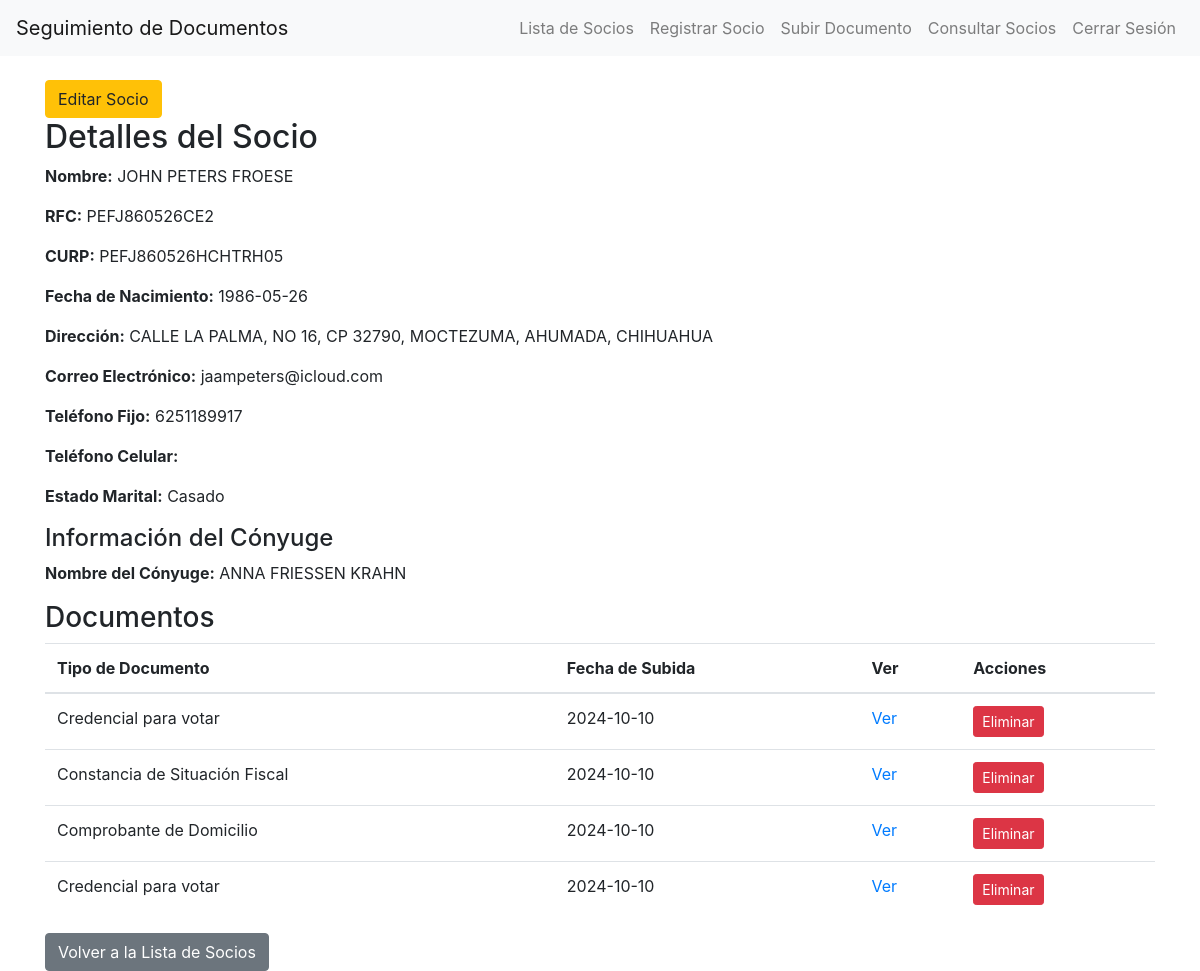
The page /socio/1 (signed in) on the database as committed earlier.
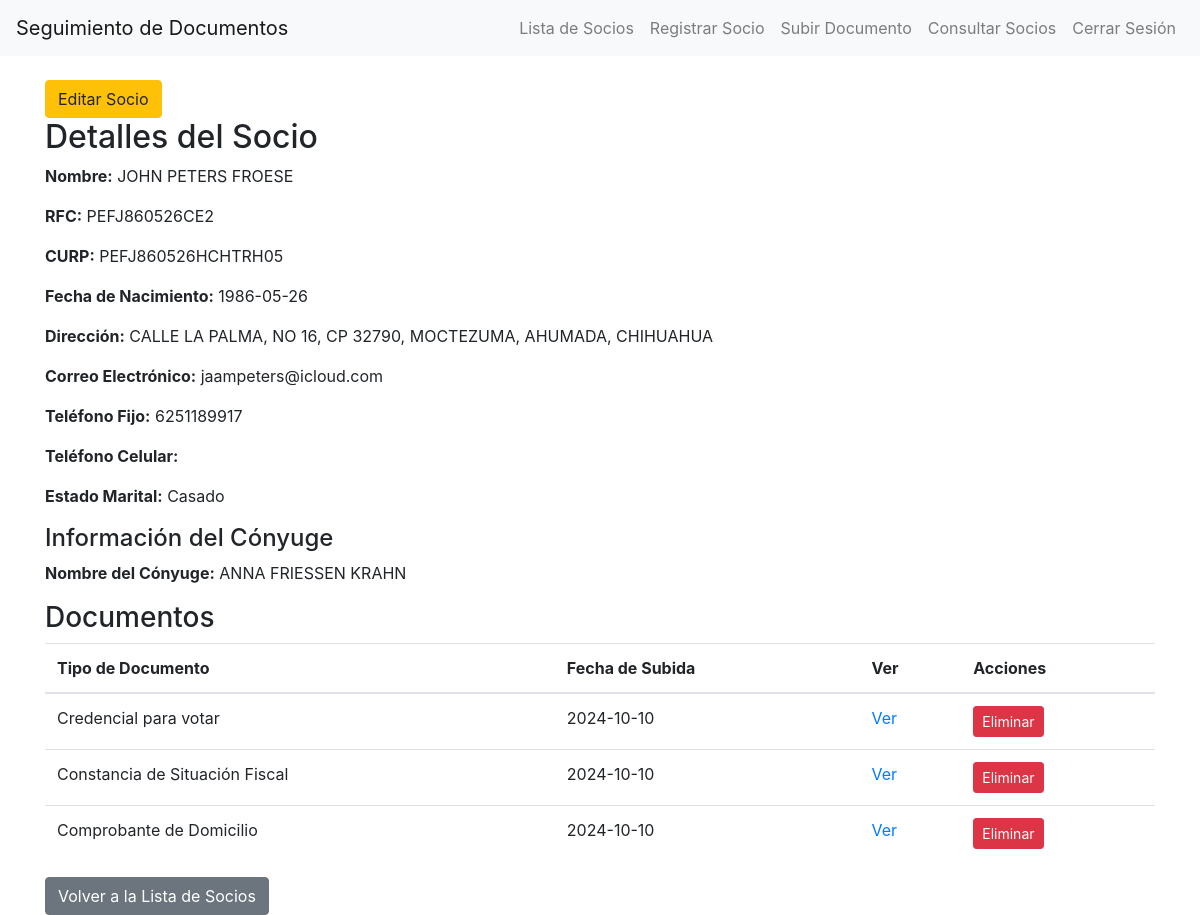
The same page on the database as committed later.
### models.py (models this page shows)
class Socio(db.Model):
    __tablename__ = 'socio'
    id = db.Column(db.Integer, primary_key=True)
    nombre = db.Column(db.String(100), nullable=False)
    apellido_paterno = db.Column(db.String(100), nullable=False)
    apellido_materno = db.Column(db.String(100), nullable=False)
    rfc = db.Column(db.String(13), nullable=False)
    curp = db.Column(db.String(18), nullable=False)
    fecha_nacimiento = db.Column(db.Date, nullable=False)
    direccion = db.Column(db.String(200), nullable=False)
    email = db.Column(db.String(120), unique=True, nullable=False)
    telefono_fijo = db.Column(db.String(20))
    telefono_celular = db.Column(db.String(20))
    estado_marital = db.Column(db.Enum(EstadoMaritalEnum), nullable=False)
    nombre_conyuge = db.Column(db.String(100))
    apellido_paterno_conyuge = db.Column(db.String(100))
    apellido_materno_conyuge = db.Column(db.String(100))
    user_id = db.Column(db.Integer, db.ForeignKey('usuario.id'), nullable=False)
    documentos = db.relationship('Document', backref='socio', lazy=True)

class Document(db.Model):
    __tablename__ = 'documento'
    id = db.Column(db.Integer, primary_key=True)
    doc_type = db.Column(db.String(100), nullable=False)
    file_path = db.Column(db.String(200), nullable=False)
    date_uploaded = db.Column(db.DateTime, nullable=False, default=datetime.utcnow)
    socio_id = db.Column(db.Integer, db.ForeignKey('socio.id'), nullable=False)

### app.py (the view)
@app.route('/socio/<int:socio_id>')
@login_required
def ver_socio(socio_id):
    with app.app_context():
        socio = Socio.query.get_or_404(socio_id)
        if socio.user_id != current_user.id:
            flash('No tienes permiso para ver este socio.', 'danger')
            return redirect(url_for('dashboard'))
        documentos = Document.query.filter_by(socio_id=socio_id).all()
    return render_template('ver_socio.html', socio=socio, documentos=documentos)

### models.py (called while the page is built)
@login_manager.user_loader
def load_user(user_id):
    return User.query.get(int(user_id))

### templates/ver_socio.html
{% extends "base.html" %}
{% block content %}
<a href="{{ url_for('editar_socio', socio_id=socio.id) }}" class="btn btn-warning">Editar Socio</a>
<h2>Detalles del Socio</h2>
<p><strong>Nombre:</strong> {{ socio.nombre }} {{ socio.apellido_paterno }} {{ socio.apellido_materno }}</p>
<p><strong>RFC:</strong> {{ socio.rfc }}</p>
<p><strong>CURP:</strong> {{ socio.curp }}</p>
<p><strong>Fecha de Nacimiento:</strong> {{ socio.fecha_nacimiento.strftime('%Y-%m-%d') }}</p>
<p><strong>Dirección:</strong> {{ socio.direccion }}</p>
<p><strong>Correo Electrónico:</strong> {{ socio.email }}</p>
<p><strong>Teléfono Fijo:</strong> {{ socio.telefono_fijo }}</p>
<p><strong>Teléfono Celular:</strong> {{ socio.telefono_celular }}</p>
<p><strong>Estado Marital:</strong> {{ socio.estado_marital.value }}</p>
{% if socio.estado_marital.value == 'Casado' %}
    <h4>Información del Cónyuge</h4>
    <p><strong>Nombre del Cónyuge:</strong> {{ socio.nombre_conyuge }} {{ socio.apellido_paterno_conyuge }} {{ socio.apellido_materno_conyuge }}</p>
{% endif %}
<h3>Documentos</h3>
<table class="table">
    <thead>
        <tr>
            <th>Tipo de Documento</th>
            <th>Fecha de Subida</th>
            <th>Ver</th>
            <th>Acciones</th>
        </tr>
    </thead>
    <tbody>
        {% for doc in documentos %}
        <tr>
            <td>{{ doc.doc_type }}</td>
            <td>{{ doc.date_uploaded.strftime('%Y-%m-%d') }}</td>
            <td>
                <a href="{{ url_for('static', filename=doc.file_path) }}" target="_blank">Ver</a>
            </td>
            <td>
                <form action="{{ url_for('eliminar_documento', doc_id=doc.id) }}" method="POST" style="display:inline;" onsubmit="return confirm('¿Estás seguro de que deseas eliminar este documento?');">
                    <button type="submit" class="btn btn-danger btn-sm">Eliminar</button>
                </form>
            </td>
        </tr>
        {% endfor %}
    </tbody>
</table>
<a href="{{ url_for('consultar_socios') }}" class="btn btn-secondary">Volver a la Lista de Socios</a>
{% endblock %}

### templates/base.html (shortened to what this page needs)
<!DOCTYPE html>
<html lang="es">
<head>
    <link rel="stylesheet" href="https://stackpath.bootstrapcdn.com/bootstrap/4.5.0/css/bootstrap.min.css">
</head>
<body>
    {% include 'navbar.html' %}
    <div class="container mt-4">
        {% block content %}{% endblock %}
    </div>
</body>
</html>

### templates/navbar.html (shortened to what this page needs)
<nav class="navbar navbar-expand-lg navbar-light bg-light">
  <a class="navbar-brand" href="{{ url_for('home') }}">Seguimiento de Documentos</a>
  <div class="collapse navbar-collapse" id="navbarNav">
    <ul class="navbar-nav ml-auto">
      {% if current_user.is_authenticated %}
        <li class="nav-item">
          <a class="nav-link" href="{{ url_for('dashboard') }}">Lista de Socios</a>
        </li>
        <li class="nav-item">
          <a class="nav-link" href="{{ url_for('registrar_socio') }}">Registrar Socio</a>
        </li>
        <li class="nav-item">
          <a class="nav-link" href="{{ url_for('upload') }}">Subir Documento</a>
        </li>
        <li class="nav-item">
          <a class="nav-link" href="{{ url_for('consultar_socios') }}">Consultar Socios</a>
        </li>
        <li class="nav-item">
          <a class="nav-link" href="{{ url_for('logout') }}">Cerrar Sesión</a>
        </li>
      {% endif %}
    </ul>
  </div>
</nav>

Rows that differ between the two databases and show on the page:
removed Document: doc_type "Credencial para votar", date_uploaded "2024-10-10"
